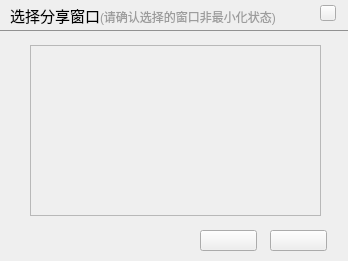
<?xml version="1.0" encoding="UTF-8"?>
<ui version="4.0">
 <class>UIAppWnd</class>
 <widget class="QWidget" name="UIAppWnd">
  <property name="geometry">
   <rect>
    <x>0</x>
    <y>0</y>
    <width>348</width>
    <height>261</height>
   </rect>
  </property>
  <property name="windowTitle">
   <string>UIAppWnd</string>
  </property>
  <widget class="QScrollArea" name="scrollArea">
   <property name="geometry">
    <rect>
     <x>30</x>
     <y>45</y>
     <width>291</width>
     <height>171</height>
    </rect>
   </property>
   <property name="widgetResizable">
    <bool>true</bool>
   </property>
   <widget class="QWidget" name="scrollAreaWidgetContents">
    <property name="geometry">
     <rect>
      <x>0</x>
      <y>0</y>
      <width>289</width>
      <height>169</height>
     </rect>
    </property>
    <layout class="QVBoxLayout" name="verticalLayout">
     <property name="spacing">
      <number>5</number>
     </property>
     <property name="leftMargin">
      <number>5</number>
     </property>
     <property name="topMargin">
      <number>5</number>
     </property>
     <property name="rightMargin">
      <number>5</number>
     </property>
     <property name="bottomMargin">
      <number>5</number>
     </property>
    </layout>
   </widget>
  </widget>
  <widget class="QLabel" name="label">
   <property name="geometry">
    <rect>
     <x>10</x>
     <y>5</y>
     <width>91</width>
     <height>21</height>
    </rect>
   </property>
   <property name="font">
    <font>
     <family>微软雅黑</family>
     <pointsize>11</pointsize>
     <weight>50</weight>
     <bold>false</bold>
    </font>
   </property>
   <property name="text">
    <string>选择分享窗口</string>
   </property>
  </widget>
  <widget class="QLabel" name="label_2">
   <property name="geometry">
    <rect>
     <x>100</x>
     <y>6</y>
     <width>181</width>
     <height>21</height>
    </rect>
   </property>
   <property name="styleSheet">
    <string notr="true">color: rgb(156, 156, 156);</string>
   </property>
   <property name="text">
    <string>(请确认选择的窗口非最小化状态)</string>
   </property>
  </widget>
  <widget class="QPushButton" name="close_pushButton">
   <property name="geometry">
    <rect>
     <x>320</x>
     <y>5</y>
     <width>16</width>
     <height>16</height>
    </rect>
   </property>
   <property name="text">
    <string/>
   </property>
  </widget>
  <widget class="QPushButton" name="cancel_pushButton">
   <property name="geometry">
    <rect>
     <x>200</x>
     <y>230</y>
     <width>57</width>
     <height>21</height>
    </rect>
   </property>
   <property name="text">
    <string/>
   </property>
  </widget>
  <widget class="QPushButton" name="ok_pushButton">
   <property name="geometry">
    <rect>
     <x>270</x>
     <y>230</y>
     <width>57</width>
     <height>21</height>
    </rect>
   </property>
   <property name="text">
    <string/>
   </property>
  </widget>
  <widget class="QLabel" name="label_3">
   <property name="geometry">
    <rect>
     <x>0</x>
     <y>30</y>
     <width>351</width>
     <height>1</height>
    </rect>
   </property>
   <property name="maximumSize">
    <size>
     <width>16777215</width>
     <height>1</height>
    </size>
   </property>
   <property name="styleSheet">
    <string notr="true">background-color: rgb(145, 145, 145);</string>
   </property>
   <property name="text">
    <string/>
   </property>
  </widget>
 </widget>
 <layoutdefault spacing="6" margin="11"/>
 <resources/>
 <connections/>
</ui>
